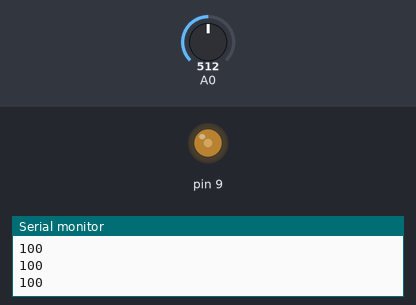
A sketch run on a simulated Arduino Uno, built with avr-gcc and run on an emulated ATmega328P. On the bench: output pins drawn as LEDs (lit = HIGH), the last lines printed to the serial monitor. Inputs (shaded band) come from the test bench; at power-on: A0 = 512.

Above: at 1.2 s.
1.3 s: A0 set to 900
At 1.7 s:
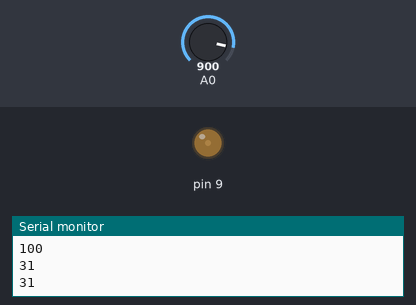
2.9 s: A0 set to 511
At 4.2 s:
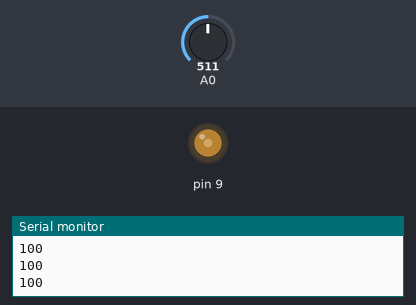
Timing chart, 0 to 5.9 s (numbered marks = the images above; inputs shaded):
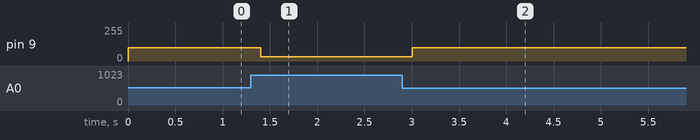

Measured:
- after the input at 1.3 s, pin 9: 100/255 → 31/255 after 0.10 s
- after the input at 2.9 s, pin 9: 31/255 → 100/255 after 0.11 s

The sketch:

A013-map-constrain.ino
```cpp
void setup() {
  Serial.begin(9600);
  pinMode(9, OUTPUT);
}

void loop() {
  int v = analogRead(A0);
  v = map(v, 0, 1023, 255, 0);
  v = constrain(v, 10, 100);
  Serial.println(v);
  analogWrite(9, v);
  delay(200);
}
```
